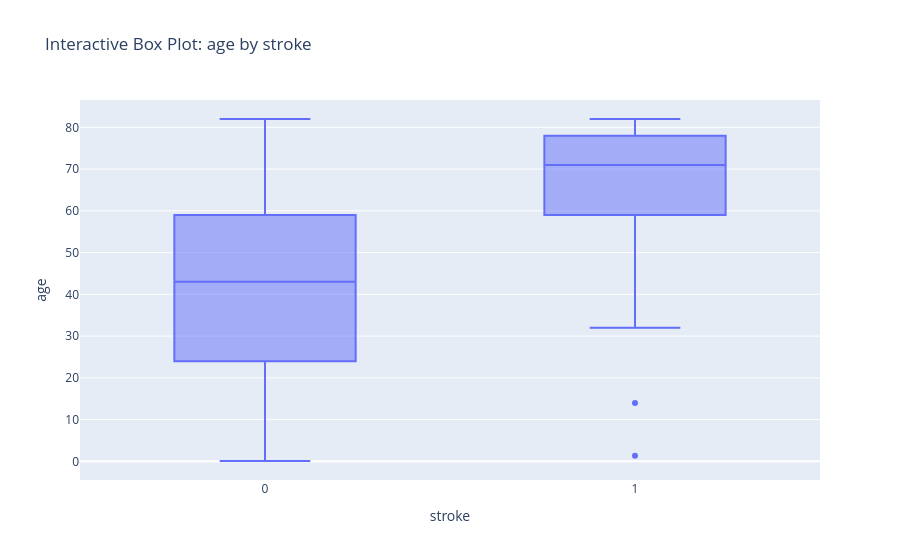

This figure's notebook cell:
### Code cell
cat_num_bi.plot_boxplot_plotly("stroke", "age")

### Figure 1 — Plotly figure (JSON) as saved in the notebook; plotly's stock layout.template omitted (floating-point values rounded to 4 significant figures; data arrays with more than 128 entries replaced by an {"elided": "..."} marker saying what was removed)
{"data": [{"alignmentgroup": "True", "hovertemplate": "stroke=%{x}<br>age=%{y}<extra></extra>", "legendgroup": "", "marker": {"color": "#636efa"}, "name": "", "notched": false, "offsetgroup": "", "orientation": "v", "showlegend": false, "type": "box", "x": {"elided": "5110 int values"}, "x0": " ", "xaxis": "x", "y": {"elided": "5110 float values"}, "y0": " ", "yaxis": "y"}], "layout": {"boxmode": "group", "legend": {"tracegroupgap": 0}, "title": {"text": "Interactive Box Plot: age by stroke"}, "xaxis": {"anchor": "y", "domain": [0, 1], "title": {"text": "stroke"}}, "yaxis": {"anchor": "x", "domain": [0, 1], "title": {"text": "age"}}}}
